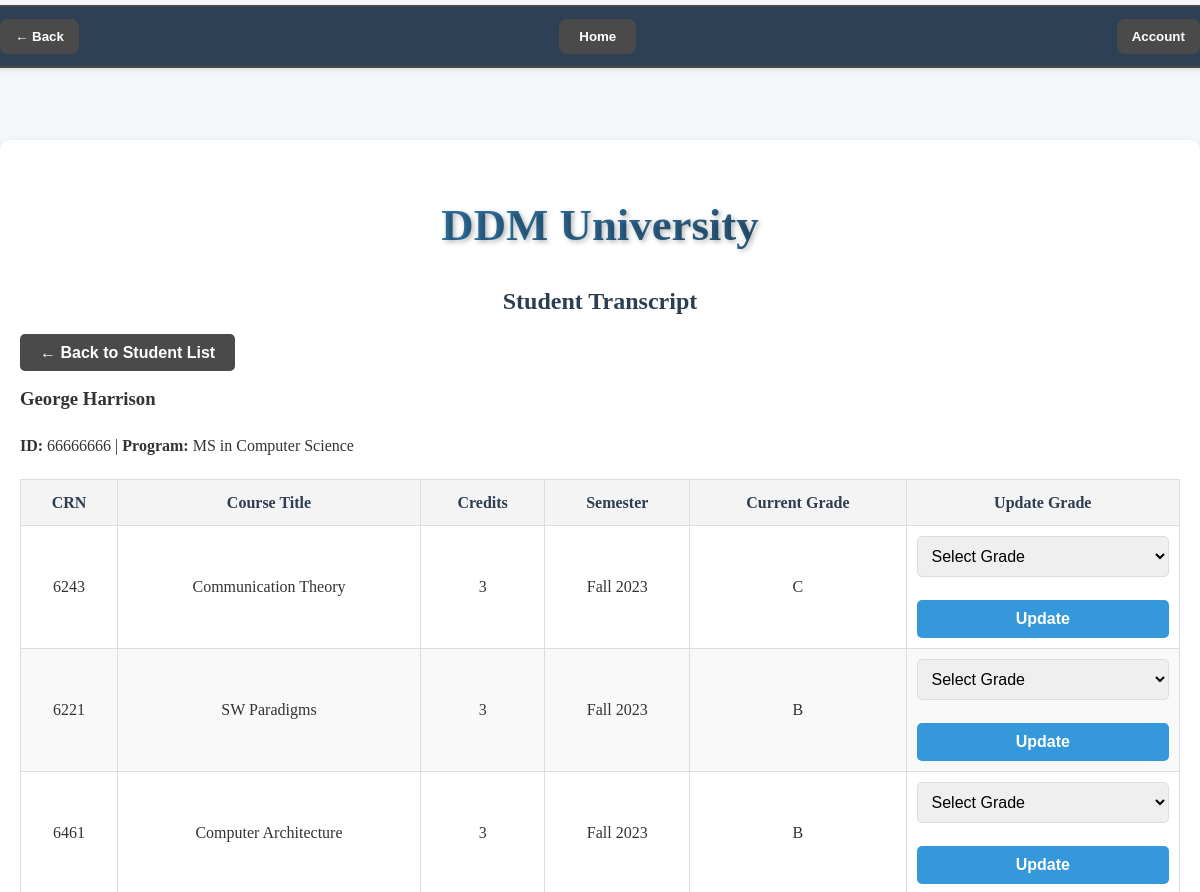
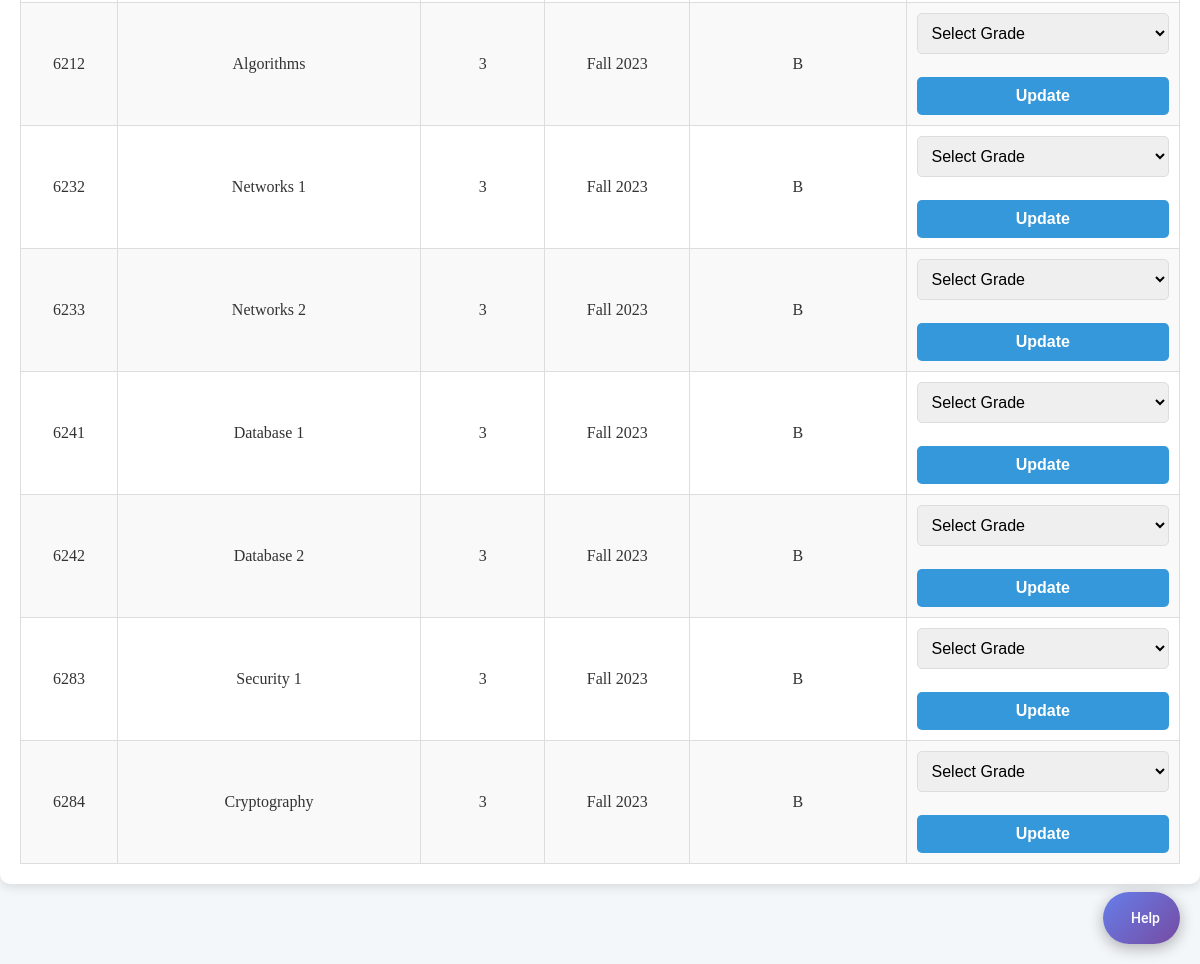
Screenshot of /admin_view_transcript/66666666 (signed in) with the database file from the repository (2 pictures, top to bottom).
### tables this page shows
CREATE TABLE users (
    uid CHAR(8) PRIMARY KEY,
    email VARCHAR(100) UNIQUE NOT NULL,
    username VARCHAR(50) UNIQUE NOT NULL,
    password VARCHAR(255) NOT NULL,
    user_type INTEGER NOT NULL CHECK (user_type BETWEEN 1 AND 6),
    first_name VARCHAR(50) NOT NULL,
    last_name VARCHAR(50) NOT NULL,
    address TEXT,
    created_at TIMESTAMP DEFAULT CURRENT_TIMESTAMP,
    updated_at TIMESTAMP DEFAULT CURRENT_TIMESTAMP,
    CHECK (length(uid) = 8 AND uid GLOB '[0-9]*')
    -- 1 = applicant, 2 = gradstudent, 3 = faculty, 4 = admin, 5 = gs, 6 = alumni
);

CREATE TABLE grad_student (
    uid CHAR(8) PRIMARY KEY,
    advisor_uid CHAR(8),
    d_num INTEGER NOT NULL,
    program VARCHAR(100) NOT NULL,
    credit_hours INTEGER DEFAULT 0,
    gpa REAL DEFAULT 0.0,
    is_suspended BOOLEAN DEFAULT FALSE,
    has_advising_hold BOOLEAN DEFAULT TRUE,
    form1_submitted BOOLEAN DEFAULT FALSE,
    form1_approved BOOLEAN DEFAULT FALSE,
    graduation_requested BOOLEAN DEFAULT FALSE,
    graduation_approved BOOLEAN DEFAULT FALSE,
    thesis_submitted BOOLEAN DEFAULT FALSE,
    thesis_approved BOOLEAN DEFAULT FALSE,
    matriculation_date DATE,
    FOREIGN KEY (uid) REFERENCES users(uid),
    FOREIGN KEY (advisor_uid) REFERENCES faculty(uid),
    FOREIGN KEY (d_num) REFERENCES department(d_num)
);

CREATE TABLE transcript (
    id INTEGER PRIMARY KEY AUTOINCREMENT,
    student_uid CHAR(8) NOT NULL,
    crn INTEGER NOT NULL,
    semester VARCHAR(20) NOT NULL,
    grade VARCHAR(2),
    grade_edited BOOLEAN DEFAULT FALSE,
    FOREIGN KEY (student_uid) REFERENCES grad_student(uid),
    FOREIGN KEY (crn) REFERENCES courses(crn),
    UNIQUE(student_uid, crn, semester)
);

CREATE TABLE courses (
    crn INTEGER PRIMARY KEY,
    course_title VARCHAR(100) NOT NULL,
    d_num INTEGER NOT NULL,
    credits INTEGER NOT NULL,
    description TEXT,
    FOREIGN KEY (d_num) REFERENCES department(d_num)
);

### main.py (the view)
@app.route('/admin_view_transcript/<student_id>')
def admin_view_transcript(student_id):
    if 'uid' not in session:
        return redirect(url_for('login'))  # Redirect to login if not logged in
    error = request.args.get('error')
    success = request.args.get('success')
    conn = get_db_connection()
    student = conn.execute("""
        SELECT
            gs.uid,
            u.first_name,
            u.last_name,
            gs.program
        FROM grad_student gs
        JOIN users u
          ON gs.uid = u.uid
        WHERE gs.uid = ?
    """, (student_id,)).fetchone()
    transcript = conn.execute("""
        SELECT
            t.crn,
            c.course_title   AS coursetitle,
            c.credits,
            t.semester,
            t.grade
        FROM transcript t
        JOIN courses c
          ON t.crn = c.crn
        WHERE t.student_uid = ?
        ORDER BY t.semester
    """, (student_id,)).fetchall()
    conn.close()
    if not student:
        return render_template('REGS-admin_view_transcript.html',error="Student not found.")
    return render_template(
        'REGS-admin_view_transcript.html',
        student=student,
        transcript=transcript,
        error=error,
        success=success
    )

### main.py (called while the page is built)
def get_db_connection(): #basic getting connection fucntion to avoid repetitivness
    conn = sqlite3.connect('phase-2.db')
    conn.row_factory = sqlite3.Row
    return conn

### templates/REGS-admin_view_transcript.html (shortened to what this page needs)
<!DOCTYPE html>
<html lang="en">
<head>
  <link rel="stylesheet" href="/static/css/styles.css">
</head>
<body class="system-admin-page">
  <div class="navbar">
    <div class="homeButton">
      <button onclick="location.href='/home'">Home</button>
    </div>
    <button onclick="window.location.href='{{ request.referrer }}'" class="back-button">
      ← Back
    </button>
    <div class="dropdown">
      <button onclick="toggleDropdown()">Account</button>
    </div>
  </div>
  {% include "chatbot.html" %}
  <main class="form-container">
    <h1>DDM University</h1>
    <h2>Student Transcript</h2>
    <a href="{{ url_for('admin_all_students') }}" class="secondary-button">← Back to Student List</a>
    <div class="student-info" style="margin-bottom: 1rem;">
      <h3>{{ student['first_name'] }} {{ student['last_name'] }}</h3>
      <p><strong>ID:</strong> {{ student['uid'] }} | <strong>Program:</strong> {{ student['program'] }}</p>
    </div>
    <table class="styled-table">
      <thead>
        <tr>
          <th>CRN</th>
          <th>Course Title</th>
          <th>Credits</th>
          <th>Semester</th>
          <th>Current Grade</th>
          <th>Update Grade</th>
        </tr>
      </thead>
      <tbody>
        {% for row in transcript %}
        <tr>
          <td>{{ row['crn'] }}</td>
          <td>{{ row['coursetitle'] }}</td>
          <td>{{ row['credits'] }}</td>
          <td>{{ row['semester'] }}</td>
          <td>{{ row['grade'] if row['grade'] else 'IP' }}</td>
          <td>
            <form method="POST" action="{{ url_for('update_grade') }}" style="margin: 0;">
              <select name="new_grade" class="styled-dropdown">
                <option value="">Select Grade</option>
              </select>
              <button type="submit" class="primary-button" style="margin-top: 0.5rem;">Update</button>
            </form>
          </td>
        </tr>
        {% endfor %}
      </tbody>
    </table>
  </main>
</body>
</html>

### rows the page displays
users: first_name "George", last_name "Harrison"
grad_student: uid "66666666", program "MS in Computer Science"
transcript: crn "6243", coursetitle "Communication Theory", credits "3", semester "Fall 2023", grade "C"
transcript: crn "6221", coursetitle "SW Paradigms", credits "3", semester "Fall 2023", grade "B"
transcript: crn "6461", coursetitle "Computer Architecture", credits "3", semester "Fall 2023", grade "B"
transcript: crn "6212", coursetitle "Algorithms", credits "3", semester "Fall 2023", grade "B"
transcript: crn "6232", coursetitle "Networks 1", credits "3", semester "Fall 2023", grade "B"
transcript: crn "6233", coursetitle "Networks 2", credits "3", semester "Fall 2023", grade "B"
transcript: crn "6241", coursetitle "Database 1", credits "3", semester "Fall 2023", grade "B"
transcript: crn "6242", coursetitle "Database 2", credits "3", semester "Fall 2023", grade "B"
transcript: crn "6283", coursetitle "Security 1", credits "3", semester "Fall 2023", grade "B"
transcript: crn "6284", coursetitle "Cryptography", credits "3", semester "Fall 2023", grade "B"
